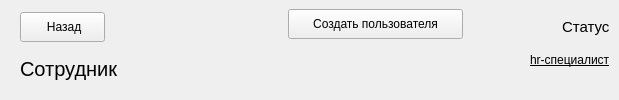
                  <widget class="QWidget" name="emloyeeHeader" native="true">
                   <layout class="QHBoxLayout" name="horizontalLayout_33">
                    <property name="spacing">
                     <number>0</number>
                    </property>
                    <property name="topMargin">
                     <number>0</number>
                    </property>
                    <property name="rightMargin">
                     <number>0</number>
                    </property>
                    <property name="bottomMargin">
                     <number>0</number>
                    </property>
                    <item alignment="Qt::AlignLeft">
                     <widget class="QWidget" name="widget_26" native="true">
                      <property name="minimumSize">
                       <size>
                        <width>120</width>
                        <height>85</height>
                       </size>
                      </property>
                      <layout class="QVBoxLayout" name="verticalLayout_44">
                       <item>
                        <widget class="QPushButton" name="exitFromEmployeeBtn">
                         <property name="minimumSize">
                          <size>
                           <width>85</width>
                           <height>30</height>
                          </size>
                         </property>
                         <property name="maximumSize">
                          <size>
                           <width>85</width>
                           <height>30</height>
                          </size>
                         </property>
                         <property name="text">
                          <string> Назад</string>
                         </property>
                         <property name="icon">
                          <iconset resource="../Qss/icons/_icons.qrc">
                           <normaloff>:/feather/icons/feather/corner-up-left.png</normaloff>:/feather/icons/feather/corner-up-left.png</iconset>
                         </property>
                         <property name="iconSize">
                          <size>
                           <width>24</width>
                           <height>24</height>
                          </size>
                         </property>
                        </widget>
                       </item>
                       <item>
                        <widget class="QLabel" name="label57">
                         <property name="minimumSize">
                          <size>
                           <width>250</width>
                           <height>35</height>
                          </size>
                         </property>
                         <property name="maximumSize">
                          <size>
                           <width>250</width>
                           <height>35</height>
                          </size>
                         </property>
                         <property name="font">
                          <font>
                           <pointsize>15</pointsize>
                          </font>
                         </property>
                         <property name="text">
                          <string>Сотрудник</string>
                         </property>
                        </widget>
                       </item>
                      </layout>
                     </widget>
                    </item>
                    <item alignment="Qt::AlignHCenter|Qt::AlignTop">
                     <widget class="QWidget" name="widget_43" native="true">
                      <property name="minimumSize">
                       <size>
                        <width>190</width>
                        <height>0</height>
                       </size>
                      </property>
                      <property name="maximumSize">
                       <size>
                        <width>190</width>
                        <height>16777215</height>
                       </size>
                      </property>
                      <layout class="QVBoxLayout" name="verticalLayout_32">
                       <item>
                        <widget class="QPushButton" name="createUserBtn">
                         <property name="minimumSize">
                          <size>
                           <width>175</width>
                           <height>30</height>
                          </size>
                         </property>
                         <property name="maximumSize">
                          <size>
                           <width>175</width>
                           <height>30</height>
                          </size>
                         </property>
                         <property name="text">
                          <string>Создать пользователя</string>
                         </property>
                         <property name="icon">
                          <iconset resource="../Qss/icons/_icons.qrc">
                           <normaloff>:/feather/icons/feather/user.png</normaloff>:/feather/icons/feather/user.png</iconset>
                         </property>
                         <property name="iconSize">
                          <size>
                           <width>24</width>
                           <height>24</height>
                          </size>
                         </property>
                        </widget>
                       </item>
                      </layout>
                     </widget>
                    </item>
                    <item alignment="Qt::AlignRight|Qt::AlignTop">
                     <widget class="QWidget" name="widget_28" native="true">
                      <property name="minimumSize">
                       <size>
                        <width>150</width>
                        <height>70</height>
                       </size>
                      </property>
                      <property name="maximumSize">
                       <size>
                        <width>16777215</width>
                        <height>100</height>
                       </size>
                      </property>
                      <layout class="QVBoxLayout" name="verticalLayout_45">
                       <property name="spacing">
                        <number>3</number>
                       </property>
                       <item alignment="Qt::AlignRight|Qt::AlignVCenter">
                        <widget class="QLabel" name="employeeStatus">
                         <property name="minimumSize">
                          <size>
                           <width>0</width>
                           <height>35</height>
                          </size>
                         </property>
                         <property name="maximumSize">
                          <size>
                           <width>16777215</width>
                           <height>35</height>
                          </size>
                         </property>
                         <property name="font">
                          <font>
                           <pointsize>11</pointsize>
                          </font>
                         </property>
                         <property name="text">
                          <string>Статус</string>
                         </property>
                        </widget>
                       </item>
                       <item alignment="Qt::AlignRight|Qt::AlignVCenter">
                        <widget class="QLabel" name="is_userLabel">
                         <property name="minimumSize">
                          <size>
                           <width>0</width>
                           <height>25</height>
                          </size>
                         </property>
                         <property name="maximumSize">
                          <size>
                           <width>80</width>
                           <height>25</height>
                          </size>
                         </property>
                         <property name="font">
                          <font>
                           <underline>true</underline>
                          </font>
                         </property>
                         <property name="text">
                          <string>hr-специалист</string>
                         </property>
                        </widget>
                       </item>
                      </layout>
                     </widget>
                    </item>
                   </layout>
                  </widget>
